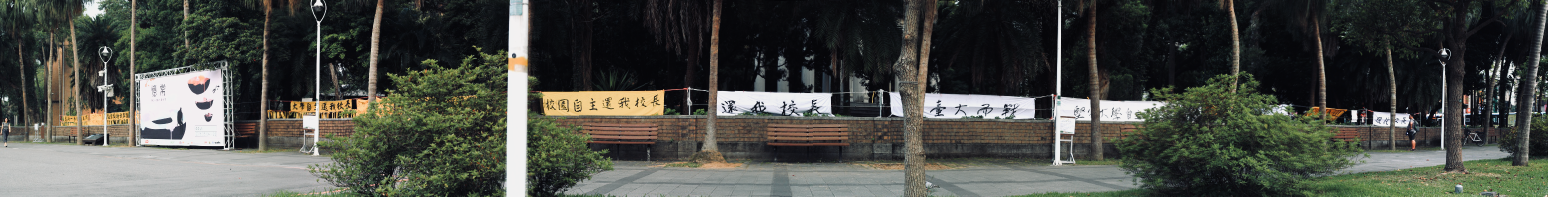
#> input picture hw2/artifact.png, 3095 x 393 px (shown at 1/2 size)
$ python -i harris.py   (imports and definitions only)   (older library calls are emulated)
#> lines starting #> are read from the running program, lines starting #| are printed output that depends on the picture
#> further down, picture is the input picture: shape (393, 3095, 3); mean B, G, R 69.3, 75.6, 73.7
# issue: different feature in imgA will map to the same point in imgB !!!
import cv2
import argparse
import os
from operator import itemgetter
from random import shuffle
import numpy as np
from tqdm import tqdm
from scipy.ndimage.filters import gaussian_filter
from scipy.spatial import cKDTree

parser = argparse.ArgumentParser(description='Multi-Scale Oriented Patches')
# [8 lines not run here, left out]

# [11 lines left out: function preImg, not called in this run]

def Harris(img):

    img = cv2.cvtColor(img.copy(), cv2.COLOR_BGR2GRAY)
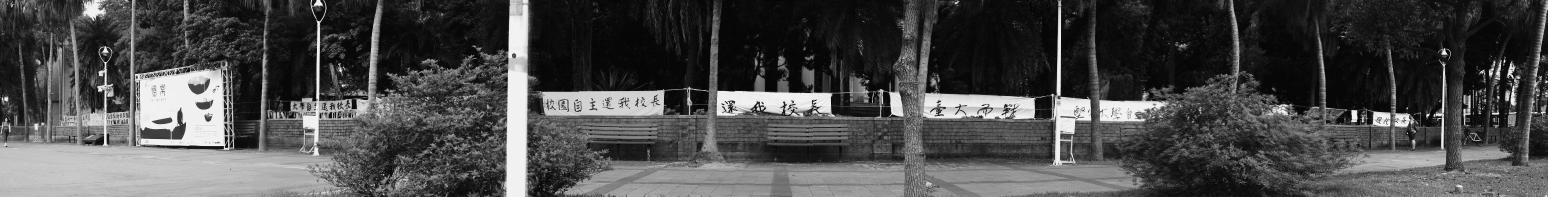
#> img: shape (393, 3095) (shown at 1/2 size); min 4, max 242, mean 74.3
    Ix__,Iy__ = np.gradient(img)
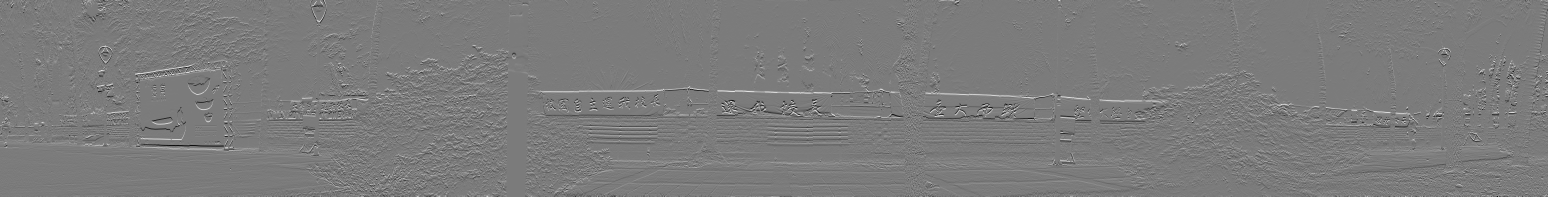
#> Ix__: shape (393, 3095) float64 (shown at 1/2 size); min -121, max 128, mean 0.2; drawn with min black and max white
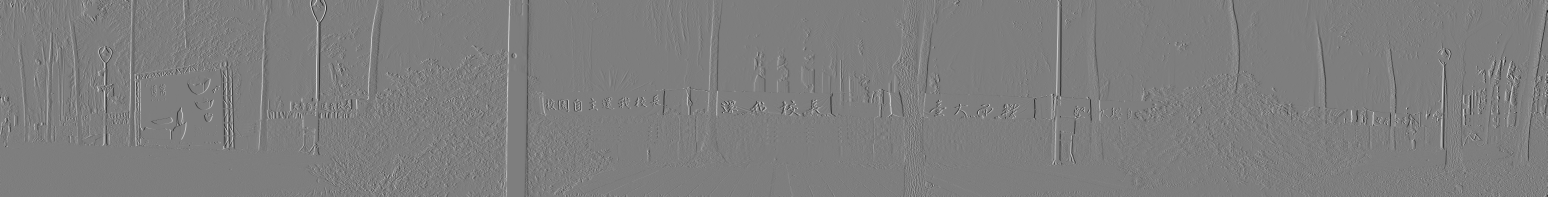
#> Iy__: shape (393, 3095) float64 (shown at 1/2 size); min -161, max 164, mean 0; drawn with min black and max white

    Ix = cv2.Sobel(img,cv2.CV_32F,1,0)
    Iy = cv2.Sobel(img,cv2.CV_32F,0,1)

    # Question: why  the result of np.gradient and cv2.Sobel differ?
    print((Ix__>=0).all() == True)
#| False
    print((Ix>=0).all() == True)
#| False

    Ixx = Ix**2
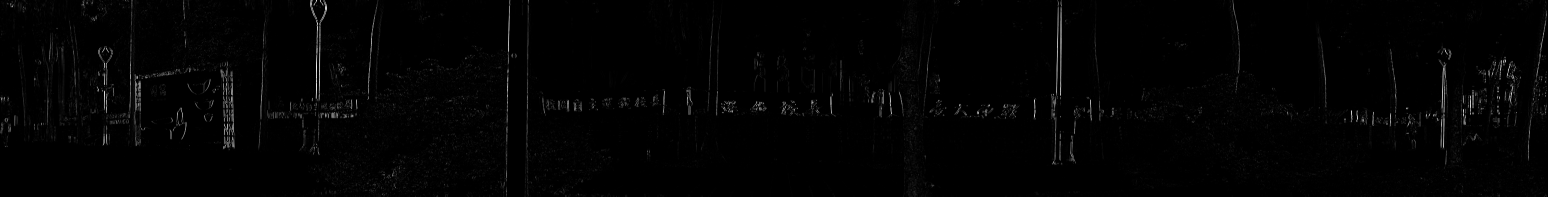
#> Ixx: shape (393, 3095) float32 (shown at 1/2 size); min 0, max 872356, mean 10633.8; drawn with min black and max white
    Iyy = Iy**2
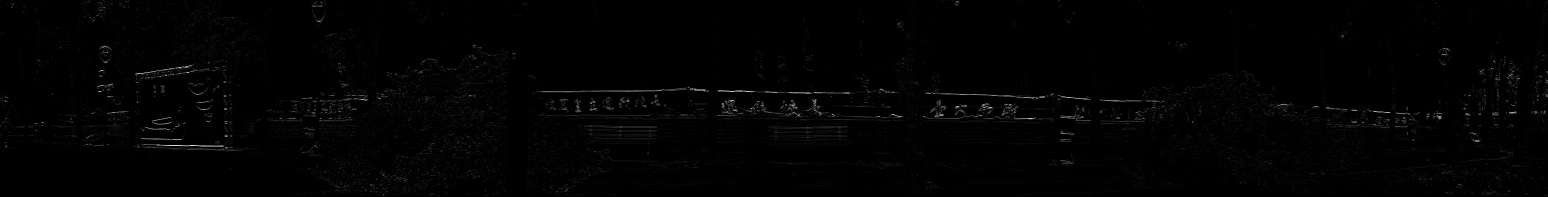
#> Iyy: shape (393, 3095) float32 (shown at 1/2 size); min 0, max 868624, mean 8905.1; drawn with min black and max white
    Ixy = np.multiply(Ix,Iy)

    w = img.shape[1]
#> w = 3095
    h = img.shape[0]
#> h = 393

    featureList = []
    responseList = []

    w_Ixx = cv2.GaussianBlur(Ixx,(5,5),0)
    w_Iyy = cv2.GaussianBlur(Iyy,(5,5),0)
    w_Ixy = cv2.GaussianBlur(Ixy,(5,5),0)

    #     |w_Ixx w_Ixy|
    # M = |           |
    #     |w_Iyx w_Iyy|

    det = np.multiply(w_Ixx,w_Iyy) - w_Ixy**2
    tr = w_Ixx + w_Iyy
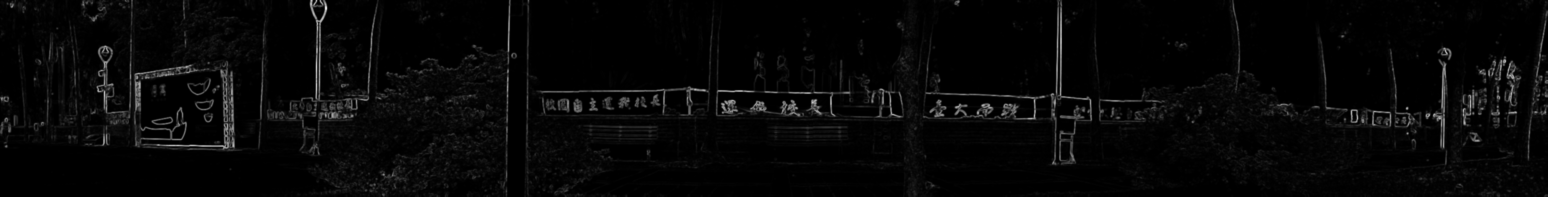
#> tr: shape (393, 3095) float32 (shown at 1/2 size); min 0, max 663913.4, mean 19547.5; drawn with min black and max white
#> (the run stopped early here; a loop or call above may not have finished)
